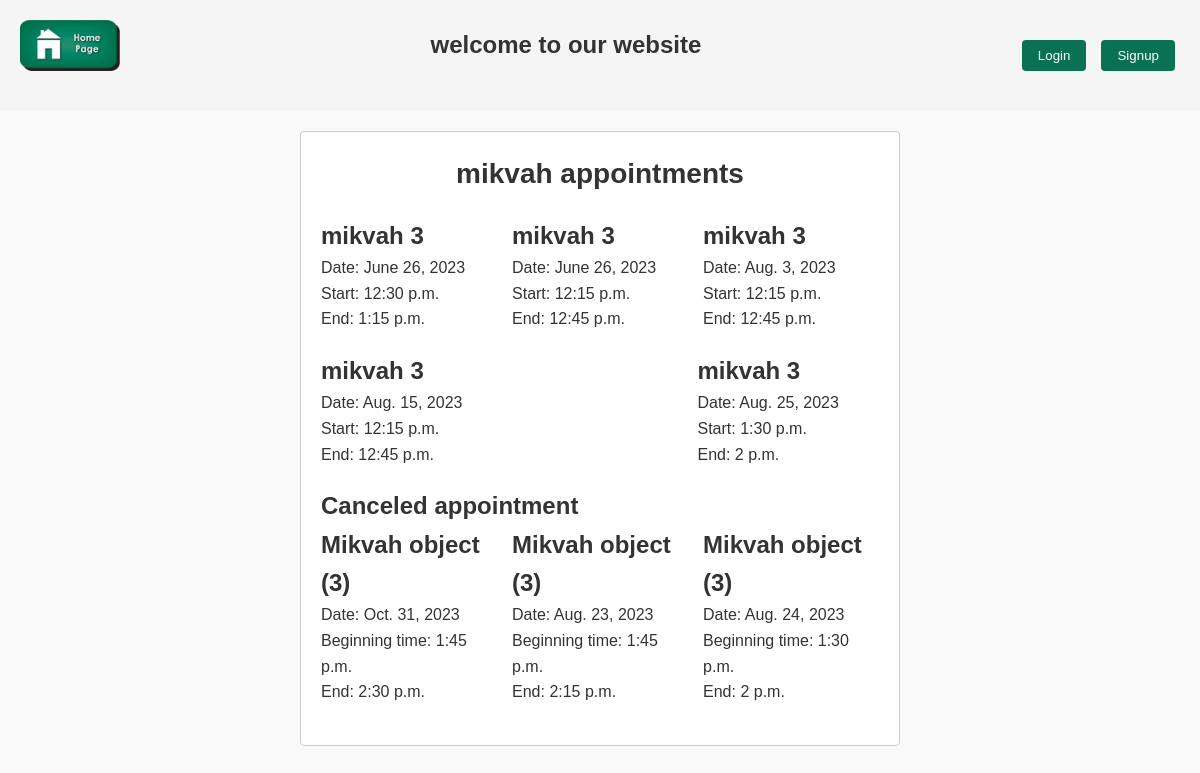
The page /website/mikvah-appointments/3/ on the database its author committed.
### website/models.py (models this page shows, shortened)
class Appointment(models.Model):
    user = models.ForeignKey(User, on_delete=models.CASCADE, blank=True)
    mikvah_id = models.ForeignKey(Mikvah, on_delete=models.CASCADE, blank=True)
    mikvah_calendar = models.ForeignKey(MikvahCalendar, on_delete=models.CASCADE)
    date = models.DateField(blank=True)
    start = models.TimeField(blank=True)
    end = models.TimeField(blank=True)
    canceled = models.BooleanField(default=False)

class Mikvah(models.Model):
    mikvah_id = models.BigAutoField(primary_key=True)
    user = models.ForeignKey(User, on_delete=models.CASCADE)
    name = models.CharField(max_length=30)
    phone_nb1 = models.CharField(max_length=20)
    phone_nb2 = models.CharField(max_length=20, blank=True)
    open_at = models.TimeField(blank=True)
    ashkenaz = models.BooleanField(default=False)
    sefarad = models.BooleanField(default=False)
    chabad = models.BooleanField(default=False)
    address_nb = models.CharField(max_length=4)
    address_st = models.CharField(max_length=40)
    address_city = models.CharField(max_length=40)
    address_state = models.CharField(max_length=20)
    address_country = models.CharField(max_length=40)
    longitude = models.DecimalField(max_digits=10, decimal_places=7)
    latitude = models.DecimalField(max_digits=10, decimal_places=7)
    distance = models.FloatField(null=True, blank=True)

### website/views/pro_views.py (the view)
# urls.py: path('mikvah-appointments/<int:mikvah_id>/', views.mikvah_appointments_view, name='mikvah_appointments'),
def mikvah_appointments_view(request, mikvah_id):
    mikvah = Mikvah.objects.get(mikvah_id=mikvah_id)
    appointments = Appointment.objects.filter(mikvah_id=mikvah)
    context = {
       'appointments': appointments,
       'mikvah_id': mikvah_id
    }
    return render(request, 'website/mikvah_appointments.html', context)

### templates/website/mikvah_appointments.html
{% extends 'base_layout.html' %}
{% load static %}
{% block content %}
        <h1> mikvah appointments </h1>
    <div class="three_in_a_line_container">
    {% for appointment in appointments %}
                {% if appointment.canceled is False %}
        <div class="three_in_a_line_element">
            <h2>{{appointment.mikvah_id.name}}</h2>
            <p>Date: {{ appointment.date }}</p>
            <p>Start: {{ appointment.start }}</p>
            <p>End: {{ appointment.end }}</p>
        </div>
        {% endif %}
    {% endfor %}
    </div>
<h2>Canceled appointment</h2>
<div class="three_in_a_line_container">
    {% for appointment in appointments %}
                {% if appointment.canceled is True %}
        <div class="three_in_a_line_element">
            <h2>{{appointment.mikvah_id}}</h2>
            <p>Date: {{ appointment.date }}</p>
            <p>Beginning time: {{ appointment.start }}</p>
            <p>End: {{ appointment.end }}</p>
        </div>
        {% endif %}
    {% endfor %}
    </div>
{% endblock %}

### assets/style.css (style rules this page uses)
* { margin: 0; padding: 0; box-sizing: border-box; }
body { font-family: Arial, sans-serif; line-height: 1.6; background-color: #f9f9f9; color: #333; margin: 0; padding: 0; }
h1 { font-size: 28px; text-align: center; margin-bottom: 20px; }
.three_in_a_line_container { display: flex; flex-wrap: wrap; justify-content: space-between; }
.three_in_a_line_element { width: calc(33.33% - 10px); margin-bottom: 20px; margin-right: 1%; }
.three_in_a_line_element:nth-child(3n) { margin-right: 0; }

### rows shown on the page
Appointment: mikvah_id.name "mikvah 3", date "June 26, 2023", start "12:30 p.m.", end "1:15 p.m."
Appointment: mikvah_id.name "mikvah 3", date "June 26, 2023", start "12:15 p.m.", end "12:45 p.m."
Appointment: mikvah_id.name "mikvah 3", date "Aug. 3, 2023", start "12:15 p.m.", end "12:45 p.m."
Appointment: mikvah_id.name "mikvah 3", date "Aug. 15, 2023", start "12:15 p.m.", end "12:45 p.m."
Appointment: mikvah_id.name "mikvah 3", date "Aug. 25, 2023", start "1:30 p.m.", end "2 p.m."
Appointment: mikvah_id "Mikvah object (3)", date "Oct. 31, 2023", start "1:45 p.m.", end "2:30 p.m."
Appointment: mikvah_id "Mikvah object (3)", date "Aug. 23, 2023", start "1:45 p.m.", end "2:15 p.m."
Appointment: mikvah_id "Mikvah object (3)", date "Aug. 24, 2023", start "1:30 p.m.", end "2 p.m."
